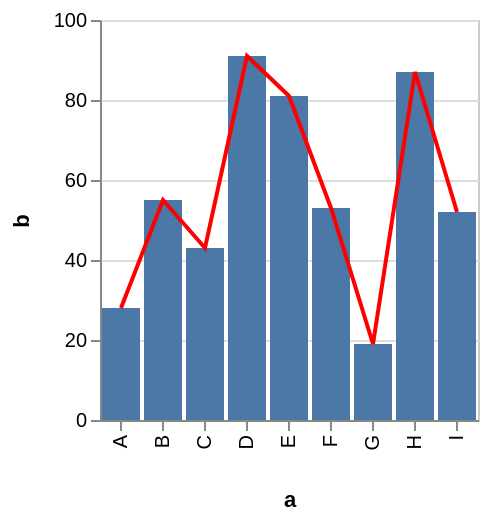

Source (Vega-Lite JSON):
### Vega specification from a JSON file in a GitHub repository (floating-point values rounded to 4 significant figures)
{"$schema": "https://vega.github.io/schema/vega/v3.0.json", "autosize": "pad", "padding": 5, "encode": {"update": {"stroke": {"value": "#ccc"}, "fill": {"value": "transparent"}}}, "data": [{"name": "source_0", "values": [{"a": "A", "b": 28}, {"a": "B", "b": 55}, {"a": "C", "b": 43}, {"a": "D", "b": 91}, {"a": "E", "b": 81}, {"a": "F", "b": 53}, {"a": "G", "b": 19}, {"a": "H", "b": 87}, {"a": "I", "b": 52}]}, {"name": "data_1", "source": "source_0", "transform": [{"type": "formula", "expr": "toNumber(datum[\"b\"])", "as": "b"}, {"type": "filter", "expr": "datum[\"b\"] !== null && !isNaN(datum[\"b\"])"}]}, {"name": "data_2", "source": "source_0", "transform": [{"type": "formula", "expr": "toNumber(datum[\"b\"])", "as": "b"}, {"type": "filter", "expr": "datum[\"b\"] !== null && !isNaN(datum[\"b\"])"}, {"type": "collect", "sort": {"field": "a", "order": "descending"}}]}], "signals": [{"name": "x_step", "value": 21}, {"name": "width", "update": "bandspace(domain('x').length, 0.1, 0.05) * x_step"}, {"name": "height", "update": "200"}], "marks": [{"name": "layer_0_marks", "type": "rect", "role": "bar", "from": {"data": "data_1"}, "encode": {"update": {"x": {"scale": "x", "field": "a"}, "width": {"scale": "x", "band": true}, "y": {"scale": "y", "field": "b"}, "y2": {"scale": "y", "value": 0}, "fill": {"value": "#4c78a8"}}}}, {"name": "layer_1_marks", "type": "line", "from": {"data": "data_2"}, "encode": {"update": {"x": {"scale": "x", "field": "a", "band": 0.5}, "y": {"scale": "y", "field": "b"}, "stroke": {"value": "red"}}}}], "scales": [{"name": "x", "type": "band", "domain": {"fields": [{"data": "data_1", "field": "a"}, {"data": "data_2", "field": "a"}], "sort": true}, "range": {"step": {"signal": "x_step"}}, "round": true, "paddingInner": 0.1, "paddingOuter": 0.05}, {"name": "y", "type": "linear", "domain": {"fields": [{"data": "data_1", "field": "b"}, {"data": "data_2", "field": "b"}], "sort": true}, "range": [{"signal": "height"}, 0], "round": true, "nice": true, "zero": true}], "axes": [{"scale": "x", "labelOverlap": true, "orient": "bottom", "title": "a", "zindex": 1, "encode": {"labels": {"update": {"angle": {"value": 270}, "align": {"value": "right"}, "baseline": {"value": "middle"}}}}}, {"scale": "y", "labelOverlap": true, "orient": "left", "tickCount": {"signal": "ceil(height/40)"}, "title": "b", "zindex": 1}, {"scale": "y", "domain": false, "grid": true, "labels": false, "maxExtent": 0, "minExtent": 0, "orient": "left", "tickCount": {"signal": "ceil(height/40)"}, "ticks": false, "zindex": 0, "gridScale": "x"}], "config": {"axis": {"minExtent": 30, "domainColor": "#888", "tickColor": "#888"}}}
